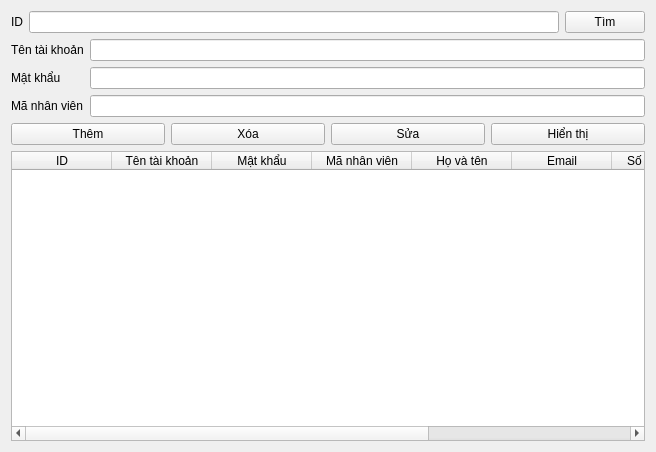
<?xml version="1.0" encoding="UTF-8"?>
<ui version="4.0">
 <class>Form</class>
 <widget class="QWidget" name="Form">
  <property name="geometry">
   <rect>
    <x>0</x>
    <y>0</y>
    <width>656</width>
    <height>452</height>
   </rect>
  </property>
  <property name="windowTitle">
   <string>Form</string>
  </property>
  <layout class="QHBoxLayout" name="horizontalLayout_3">
   <item>
    <layout class="QVBoxLayout" name="verticalLayout">
     <item>
      <layout class="QHBoxLayout" name="horizontalLayout">
       <item>
        <widget class="QLabel" name="label">
         <property name="text">
          <string>ID</string>
         </property>
        </widget>
       </item>
       <item>
        <widget class="QLineEdit" name="inp_sea"/>
       </item>
       <item>
        <widget class="QPushButton" name="sea_btn">
         <property name="text">
          <string>Tìm</string>
         </property>
        </widget>
       </item>
      </layout>
     </item>
     <item>
      <layout class="QFormLayout" name="formLayout">
       <item row="0" column="1">
        <widget class="QLineEdit" name="inp_username"/>
       </item>
       <item row="1" column="0">
        <widget class="QLabel" name="label_3">
         <property name="text">
          <string>Mật khẩu</string>
         </property>
        </widget>
       </item>
       <item row="1" column="1">
        <widget class="QLineEdit" name="inp_password"/>
       </item>
       <item row="2" column="0">
        <widget class="QLabel" name="label_4">
         <property name="text">
          <string>Mã nhân viên</string>
         </property>
        </widget>
       </item>
       <item row="2" column="1">
        <widget class="QLineEdit" name="inp_id_nv">
         <property name="text">
          <string/>
         </property>
        </widget>
       </item>
       <item row="0" column="0">
        <widget class="QLabel" name="label_2">
         <property name="text">
          <string>Tên tài khoản</string>
         </property>
        </widget>
       </item>
      </layout>
     </item>
     <item>
      <layout class="QHBoxLayout" name="horizontalLayout_2">
       <item>
        <widget class="QPushButton" name="them_btn">
         <property name="text">
          <string>Thêm</string>
         </property>
        </widget>
       </item>
       <item>
        <widget class="QPushButton" name="xoa_btn">
         <property name="text">
          <string>Xóa</string>
         </property>
        </widget>
       </item>
       <item>
        <widget class="QPushButton" name="sua_btn">
         <property name="text">
          <string>Sửa</string>
         </property>
        </widget>
       </item>
       <item>
        <widget class="QPushButton" name="hienthi_btn">
         <property name="text">
          <string>Hiển thị</string>
         </property>
        </widget>
       </item>
      </layout>
     </item>
     <item>
      <widget class="QTableWidget" name="dis_pla">
       <column>
        <property name="text">
         <string>ID</string>
        </property>
       </column>
       <column>
        <property name="text">
         <string>Tên tài khoản</string>
        </property>
       </column>
       <column>
        <property name="text">
         <string>Mật khẩu</string>
        </property>
       </column>
       <column>
        <property name="text">
         <string>Mã nhân viên</string>
        </property>
       </column>
       <column>
        <property name="text">
         <string>Họ và tên</string>
        </property>
       </column>
       <column>
        <property name="text">
         <string>Email</string>
        </property>
       </column>
       <column>
        <property name="text">
         <string>Số điện thoại</string>
        </property>
       </column>
       <column>
        <property name="text">
         <string>Địa chỉ</string>
        </property>
       </column>
       <column>
        <property name="text">
         <string>Chức vụ</string>
        </property>
       </column>
      </widget>
     </item>
    </layout>
   </item>
  </layout>
 </widget>
 <resources/>
 <connections/>
</ui>
